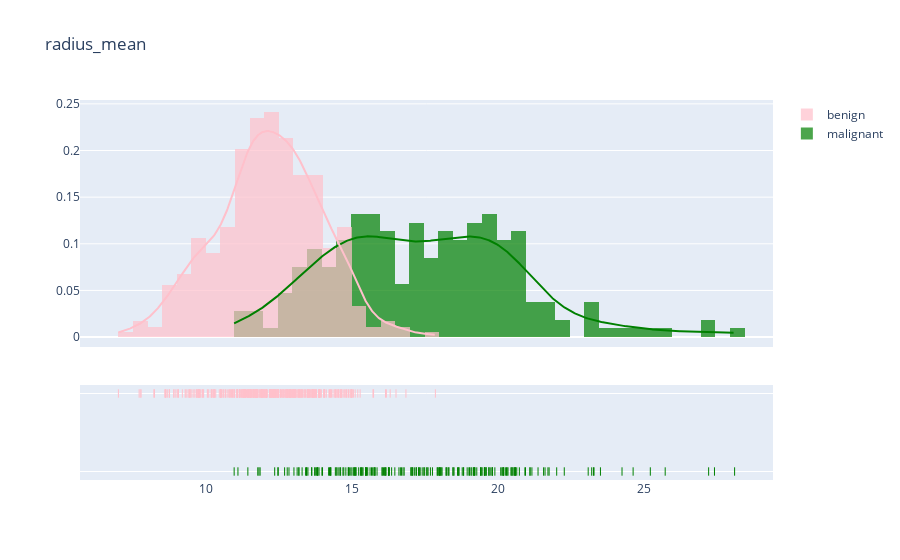

Notebook code cell kept with this figure:
### Markdown cell above
plot distribution 'mean'

### Code cell
plot_distribution('radius_mean', .5)

### Figure 1 — Plotly figure (JSON) as saved in the notebook; plotly's stock layout.template omitted (floating-point values rounded to 4 significant figures; data arrays with more than 128 entries replaced by an {"elided": "..."} marker saying what was removed)
{"data": [{"autobinx": false, "histnorm": "probability density", "legendgroup": "malignant", "marker": {"color": "green"}, "name": "malignant", "opacity": 0.7, "type": "histogram", "x": {"elided": "212 float values"}, "xaxis": "x", "xbins": {"end": 28.11, "size": 0.5, "start": 10.95}, "yaxis": "y"}, {"autobinx": false, "histnorm": "probability density", "legendgroup": "benign", "marker": {"color": "pink"}, "name": "benign", "opacity": 0.7, "type": "histogram", "x": {"elided": "357 float values"}, "xaxis": "x", "xbins": {"end": 17.85, "size": 0.5, "start": 6.981}, "yaxis": "y"}, {"legendgroup": "malignant", "marker": {"color": "green"}, "mode": "lines", "name": "malignant", "showlegend": false, "type": "scatter", "x": {"elided": "500 float values"}, "xaxis": "x", "y": {"elided": "500 float values"}, "yaxis": "y"}, {"legendgroup": "benign", "marker": {"color": "pink"}, "mode": "lines", "name": "benign", "showlegend": false, "type": "scatter", "x": {"elided": "500 float values"}, "xaxis": "x", "y": {"elided": "500 float values"}, "yaxis": "y"}, {"legendgroup": "malignant", "marker": {"color": "green", "symbol": "line-ns-open"}, "mode": "markers", "name": "malignant", "showlegend": false, "type": "scatter", "x": {"elided": "212 float values"}, "xaxis": "x", "y": {"elided": "212 str values"}, "yaxis": "y2"}, {"legendgroup": "benign", "marker": {"color": "pink", "symbol": "line-ns-open"}, "mode": "markers", "name": "benign", "showlegend": false, "type": "scatter", "x": {"elided": "357 float values"}, "xaxis": "x", "y": {"elided": "357 str values"}, "yaxis": "y2"}], "layout": {"barmode": "overlay", "hovermode": "closest", "legend": {"traceorder": "reversed"}, "title": {"text": "radius_mean"}, "xaxis": {"anchor": "y2", "domain": [0, 1], "zeroline": false}, "yaxis": {"anchor": "free", "domain": [0.35, 1], "position": 0}, "yaxis2": {"anchor": "x", "domain": [0, 0.25], "dtick": 1, "showticklabels": false}}}
